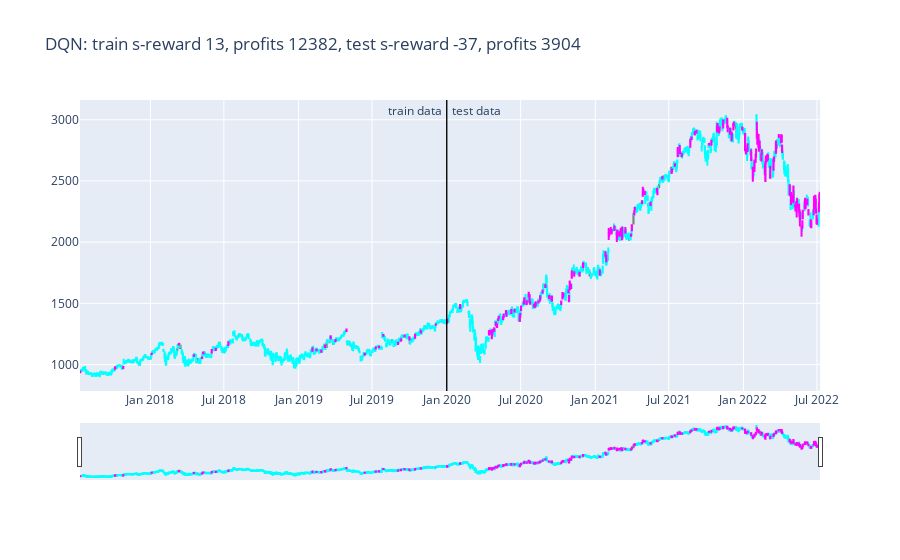

Notebook code for this chart:
### Code cell
plot_train_test_by_q(Environment1(train), Environment1(test), Q, 'DQN')
